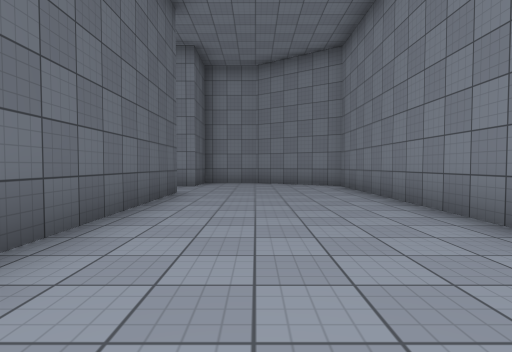
view 1 (above)

24 first-person views from a walk through a 3-D level made in the Unity game engine. The camera is 1.2 m above the floor, tilts 2° down and sees 80° across. The floor is counted in squares, 2 m on a side. Each view is taken from the middle of a square. On the plan, view 1 faces up. The plan holds only what a view shows up to about 9 squares ahead; the rest is blank. The place goes on beyond the plan. The player character is not drawn. Surface patterns are stand-ins for the level's own textures.

view 2
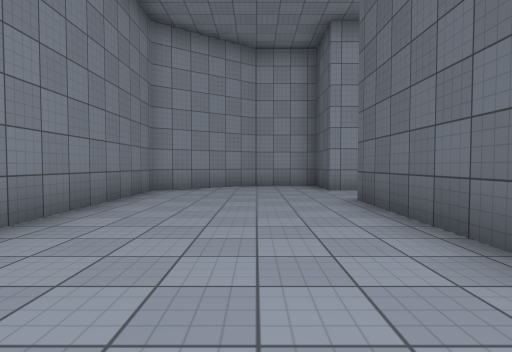

view 3
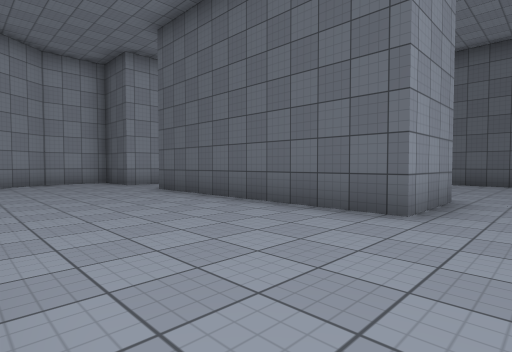

view 4
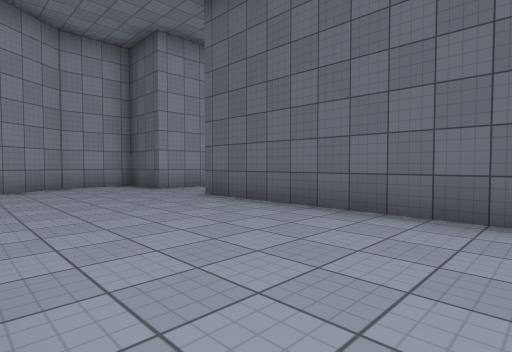

view 5
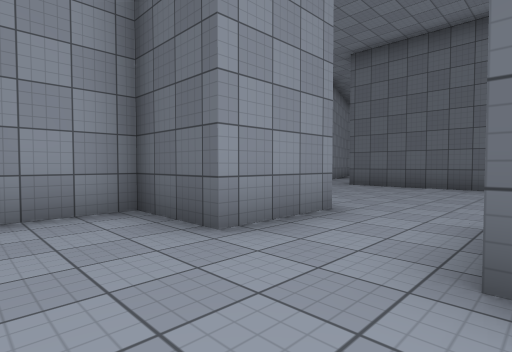

view 6
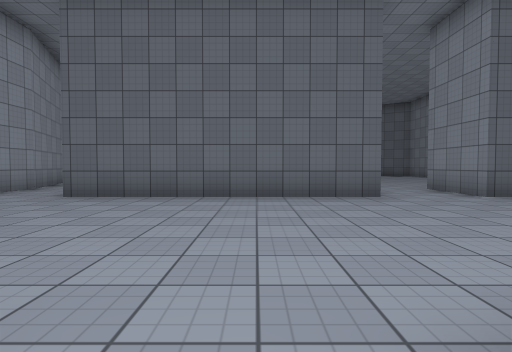

view 7
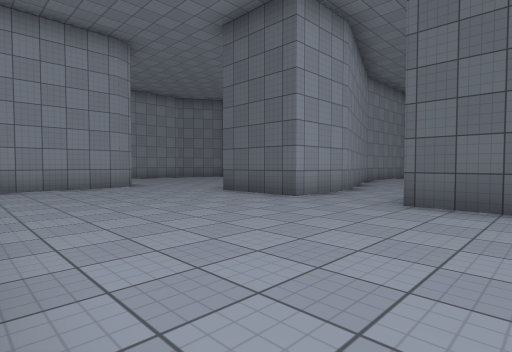

view 8
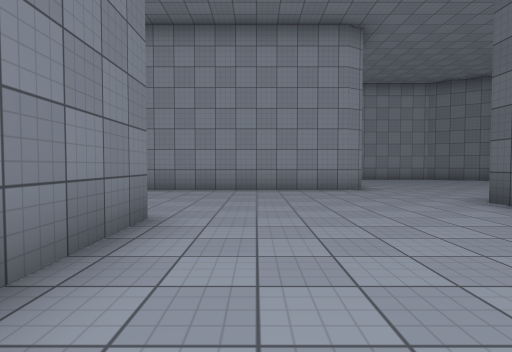

view 9
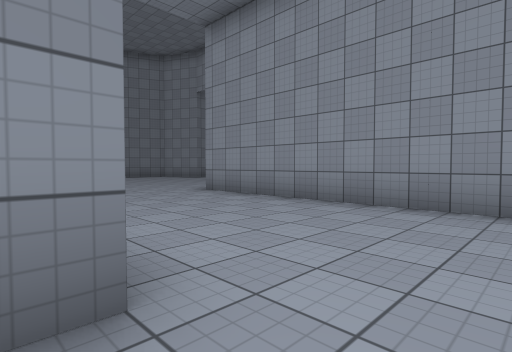

view 10
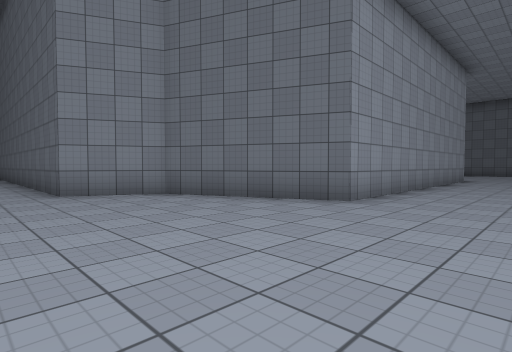

view 11
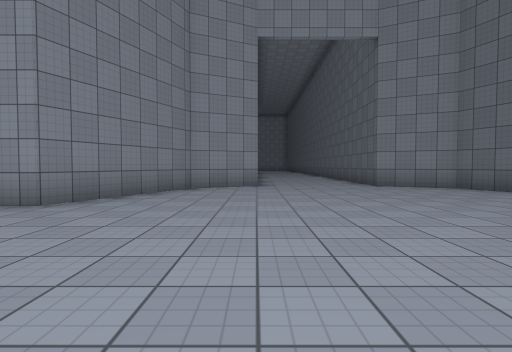

view 12
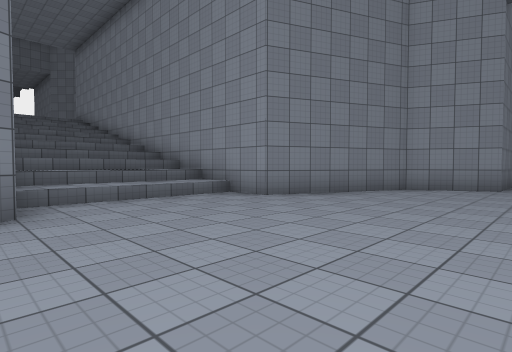

view 13
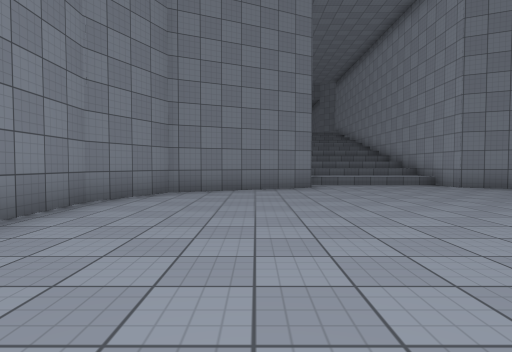

view 14
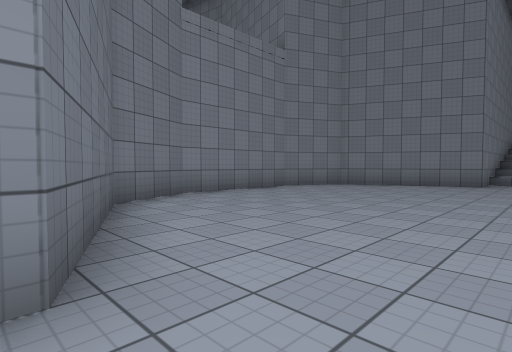

view 15
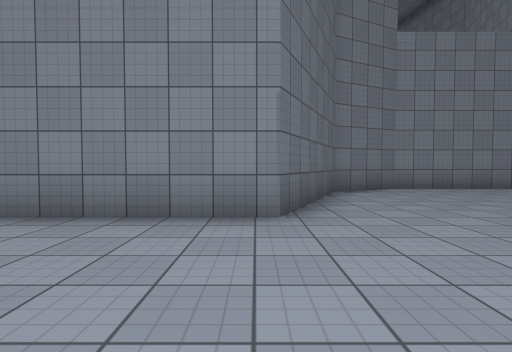

view 16
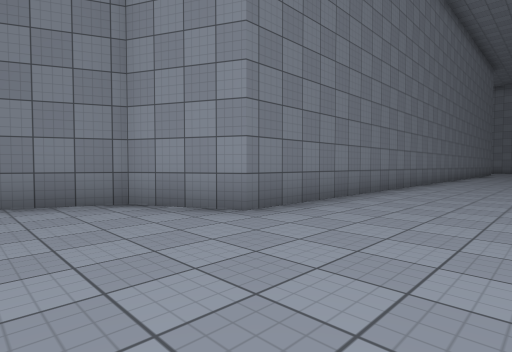

view 17
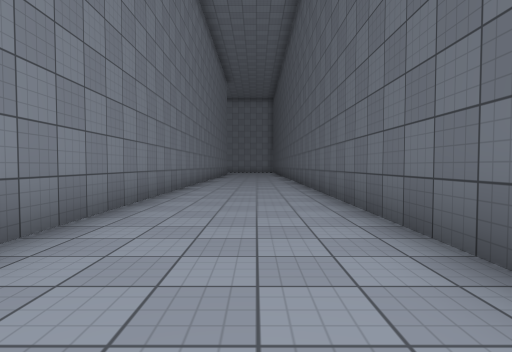

view 18
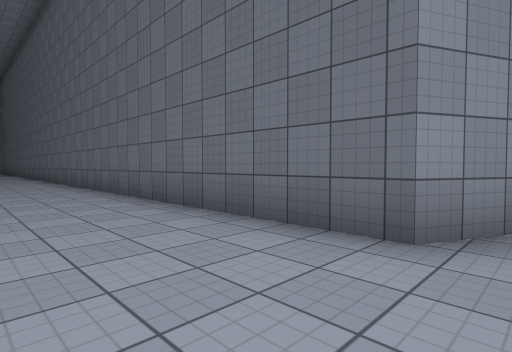

view 19
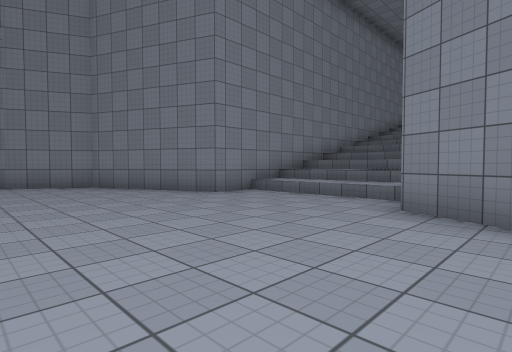

view 20
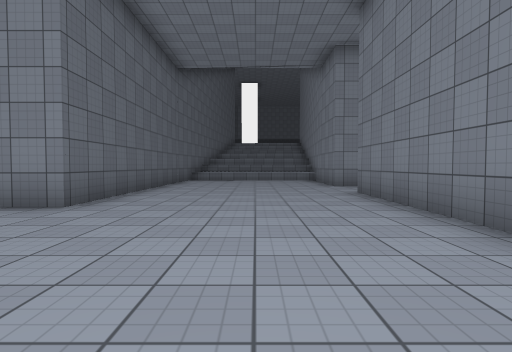

view 21
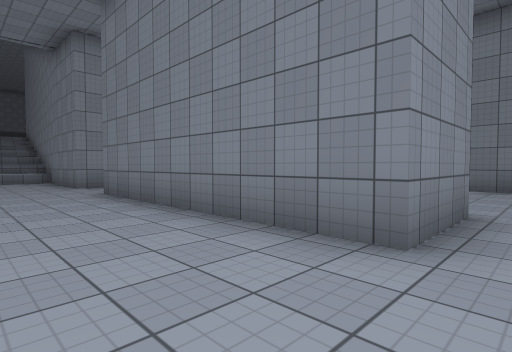

view 22
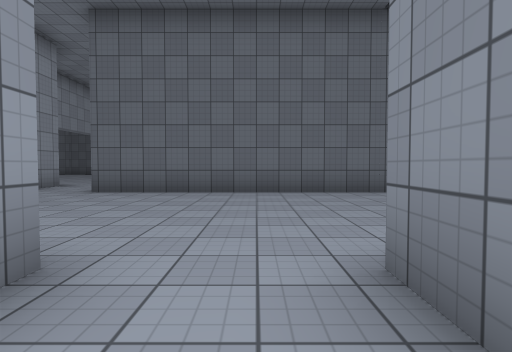

view 23
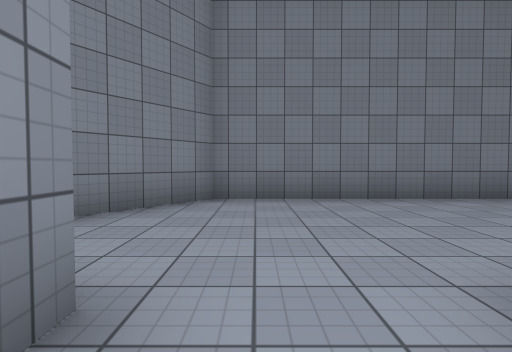

view 24
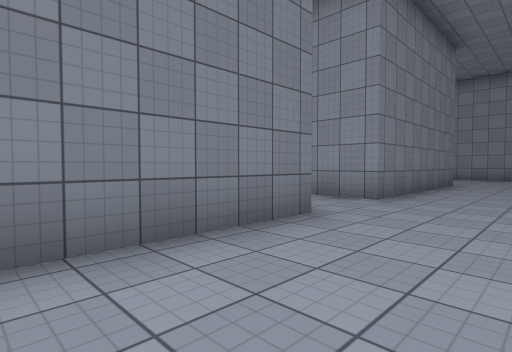

### Floor plan
Points are (right, up) in squares from view 1. A wall is a line through its corners. A room is listed if a view was taken in it or the views show most of it. See-through windows are left out.
Room 1 (views 1, 2, 3, 4, 5)
walls: (-1.8, 6.8) (-1.8, 0.7); (-1.8, -1.2) (-1.8, -3) (0, -3) (2.5, -1.3) (2.5, 8.8) (1.4, 9.5)
ways out: opening at (-2.5, -0.5) to room 2; opening at (-2.5, 7.5) to room 2
Room 2 (views 6, 7, 8, 9, 10, 11, 12, 13, 14, 15, 16, 17, 18, 19, 20, 21, 22, 23, 24)
walls: (-3.8, -6.6) (-3.8, -1.2) (-1.8, -1.2); (-1.8, 0.7) (-3.8, 0.7) (-3.8, 6.8) (-1.8, 6.8); (-7.7, -10.8) (-7.3, -10.5) (1.3, -10.5) (2.8, -13.9) (4.5, -14.8) (4.5, -23.5); (-10.8, -5.6) (-8.8, -5.6) (-8.8, -8); (14.4, -6.5) (11.2, -6.5) (9.7, -3.1) (8, -2.2) (4.6, -2.2) (2.8, -3.1) (1.3, -6.5) (-2, -6.5); (-8.8, 2.4) (-8.8, -3.8); (-10.8, 2.4) (-9.9, 2.4); (-1.8, 8.8) (-3.8, 8.8) (-3.8, 9.5); (7.9, -23) (7.9, -14.8) (9.7, -13.9) (11.2, -10.5) (15.2, -10.5); (-8.8, 9.5) (-8.8, 4.4) (-10.8, 4.4)
ways out: opening at (-2.5, -0.5) to room 1; opening at (-2.5, 7.5) to room 1; opening at (-11, 3.5); opening at (-9.5, -4.5); opening at (-9, -9.5)

Positions as (right, up) in squares from view 1, and headings:
1: (0, 0), facing up
2: (0, 6), facing down
3: (2, 8), facing down-left
4: (2, 6), facing down-left
5: (0, 1), facing down-left
6: (-3, 0), facing left
7: (-4, -2), facing down-left
8: (-5, -3), facing down
9: (-5, -6), facing down-right
10: (6, -8), facing down-left
11: (8, -6), facing down
12: (7, -6), facing down-right
13: (3, -5), facing right
14: (1, -8), facing up-right
15: (1, -10), facing up
16: (5, -12), facing down-right
17: (6, -14), facing down
18: (7, -14), facing down-left
19: (7, -12), facing up-right
20: (-6, 0), facing up
21: (-6, 0), facing up-right
22: (-2, 8), facing left
23: (-3, 8), facing right
24: (-6, 4), facing down-right
